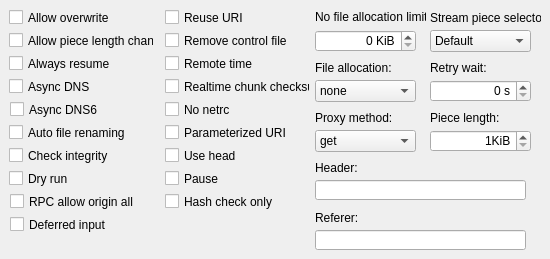
   <widget class="QWidget" name="tab_Advanced">
    <attribute name="title">
     <string>Advanced</string>
    </attribute>
    <widget class="QCheckBox" name="checkBox_AllowOverwrite">
     <property name="enabled">
      <bool>true</bool>
     </property>
     <property name="geometry">
      <rect>
       <x>9</x>
       <y>9</y>
       <width>145</width>
       <height>17</height>
      </rect>
     </property>
     <property name="text">
      <string>Allow overwrite</string>
     </property>
    </widget>
    <widget class="QCheckBox" name="checkBox_AllowPieceLengthChange">
     <property name="enabled">
      <bool>true</bool>
     </property>
     <property name="geometry">
      <rect>
       <x>9</x>
       <y>32</y>
       <width>145</width>
       <height>17</height>
      </rect>
     </property>
     <property name="text">
      <string>Allow piece length change</string>
     </property>
    </widget>
    <widget class="QCheckBox" name="checkBox_AlwayResume">
     <property name="enabled">
      <bool>true</bool>
     </property>
     <property name="geometry">
      <rect>
       <x>9</x>
       <y>55</y>
       <width>145</width>
       <height>17</height>
      </rect>
     </property>
     <property name="text">
      <string>Always resume</string>
     </property>
    </widget>
    <widget class="QCheckBox" name="checkBox_AsyncDns">
     <property name="enabled">
      <bool>true</bool>
     </property>
     <property name="geometry">
      <rect>
       <x>9</x>
       <y>78</y>
       <width>145</width>
       <height>17</height>
      </rect>
     </property>
     <property name="text">
      <string>Async DNS</string>
     </property>
    </widget>
    <widget class="QCheckBox" name="checkBox_AutoFileRenaming">
     <property name="enabled">
      <bool>true</bool>
     </property>
     <property name="geometry">
      <rect>
       <x>9</x>
       <y>124</y>
       <width>145</width>
       <height>17</height>
      </rect>
     </property>
     <property name="text">
      <string>Auto file renaming</string>
     </property>
    </widget>
    <widget class="QCheckBox" name="checkBox_DryRun">
     <property name="enabled">
      <bool>true</bool>
     </property>
     <property name="geometry">
      <rect>
       <x>9</x>
       <y>170</y>
       <width>145</width>
       <height>17</height>
      </rect>
     </property>
     <property name="text">
      <string>Dry run</string>
     </property>
    </widget>
    <widget class="QCheckBox" name="checkBox_CheckIntegrity">
     <property name="enabled">
      <bool>true</bool>
     </property>
     <property name="geometry">
      <rect>
       <x>9</x>
       <y>147</y>
       <width>145</width>
       <height>17</height>
      </rect>
     </property>
     <property name="text">
      <string>Check integrity</string>
     </property>
    </widget>
    <widget class="QComboBox" name="comboBox_FileAllocation">
     <property name="enabled">
      <bool>true</bool>
     </property>
     <property name="geometry">
      <rect>
       <x>315</x>
       <y>80</y>
       <width>101</width>
       <height>22</height>
      </rect>
     </property>
     <item>
      <property name="text">
       <string>none</string>
      </property>
     </item>
     <item>
      <property name="text">
       <string notr="true">prealloc</string>
      </property>
     </item>
     <item>
      <property name="text">
       <string notr="true">falloc</string>
      </property>
     </item>
    </widget>
    <widget class="QLabel" name="label_33">
     <property name="geometry">
      <rect>
       <x>315</x>
       <y>60</y>
       <width>111</width>
       <height>16</height>
      </rect>
     </property>
     <property name="text">
      <string>File allocation:</string>
     </property>
     <property name="buddy">
      <cstring>comboBox_FileAllocation</cstring>
     </property>
    </widget>
    <widget class="QLabel" name="label_39">
     <property name="geometry">
      <rect>
       <x>315</x>
       <y>9</y>
       <width>111</width>
       <height>16</height>
      </rect>
     </property>
     <property name="text">
      <string>No file allocation limit:</string>
     </property>
     <property name="buddy">
      <cstring>spinBox_NoFileAllocationLimit</cstring>
     </property>
    </widget>
    <widget class="QSpinBox" name="spinBox_NoFileAllocationLimit">
     <property name="enabled">
      <bool>true</bool>
     </property>
     <property name="geometry">
      <rect>
       <x>315</x>
       <y>30</y>
       <width>101</width>
       <height>22</height>
      </rect>
     </property>
     <property name="alignment">
      <set>Qt::AlignRight|Qt::AlignTrailing|Qt::AlignVCenter</set>
     </property>
     <property name="suffix">
      <string notr="true"> KiB</string>
     </property>
     <property name="maximum">
      <number>65536</number>
     </property>
    </widget>
    <widget class="QCheckBox" name="checkBox_NoNetrc">
     <property name="enabled">
      <bool>true</bool>
     </property>
     <property name="geometry">
      <rect>
       <x>165</x>
       <y>101</y>
       <width>145</width>
       <height>17</height>
      </rect>
     </property>
     <property name="text">
      <string>No netrc</string>
     </property>
    </widget>
    <widget class="QCheckBox" name="checkBox_ParameterizedURI">
     <property name="enabled">
      <bool>true</bool>
     </property>
     <property name="geometry">
      <rect>
       <x>165</x>
       <y>124</y>
       <width>145</width>
       <height>17</height>
      </rect>
     </property>
     <property name="text">
      <string>Parameterized URI</string>
     </property>
    </widget>
    <widget class="QLabel" name="label_41">
     <property name="geometry">
      <rect>
       <x>315</x>
       <y>110</y>
       <width>111</width>
       <height>16</height>
      </rect>
     </property>
     <property name="text">
      <string>Proxy method:</string>
     </property>
     <property name="buddy">
      <cstring>comboBox_ProxyMethod</cstring>
     </property>
    </widget>
    <widget class="QComboBox" name="comboBox_ProxyMethod">
     <property name="enabled">
      <bool>true</bool>
     </property>
     <property name="geometry">
      <rect>
       <x>315</x>
       <y>130</y>
       <width>101</width>
       <height>22</height>
      </rect>
     </property>
     <item>
      <property name="text">
       <string notr="true">get</string>
      </property>
     </item>
     <item>
      <property name="text">
       <string notr="true">tunnel</string>
      </property>
     </item>
    </widget>
    <widget class="QCheckBox" name="checkBox_RealtimeChunkChecksum">
     <property name="enabled">
      <bool>true</bool>
     </property>
     <property name="geometry">
      <rect>
       <x>165</x>
       <y>78</y>
       <width>145</width>
       <height>17</height>
      </rect>
     </property>
     <property name="text">
      <string>Realtime chunk checksum</string>
     </property>
    </widget>
    <widget class="QCheckBox" name="checkBox_RemoteTime">
     <property name="enabled">
      <bool>true</bool>
     </property>
     <property name="geometry">
      <rect>
       <x>165</x>
       <y>55</y>
       <width>145</width>
       <height>17</height>
      </rect>
     </property>
     <property name="text">
      <string>Remote time</string>
     </property>
    </widget>
    <widget class="QCheckBox" name="checkBox_RemoveControlFile">
     <property name="enabled">
      <bool>true</bool>
     </property>
     <property name="geometry">
      <rect>
       <x>165</x>
       <y>32</y>
       <width>145</width>
       <height>17</height>
      </rect>
     </property>
     <property name="text">
      <string>Remove control file</string>
     </property>
    </widget>
    <widget class="QCheckBox" name="checkBox_ReuseURI">
     <property name="enabled">
      <bool>true</bool>
     </property>
     <property name="geometry">
      <rect>
       <x>165</x>
       <y>9</y>
       <width>145</width>
       <height>17</height>
      </rect>
     </property>
     <property name="text">
      <string>Reuse URI</string>
     </property>
    </widget>
    <widget class="QCheckBox" name="checkBox_UseHead">
     <property name="enabled">
      <bool>true</bool>
     </property>
     <property name="geometry">
      <rect>
       <x>165</x>
       <y>147</y>
       <width>145</width>
       <height>17</height>
      </rect>
     </property>
     <property name="text">
      <string>Use head</string>
     </property>
    </widget>
    <widget class="QLabel" name="label_26">
     <property name="geometry">
      <rect>
       <x>315</x>
       <y>210</y>
       <width>211</width>
       <height>16</height>
      </rect>
     </property>
     <property name="text">
      <string>Referer:</string>
     </property>
     <property name="buddy">
      <cstring>lineEdit_Referer</cstring>
     </property>
    </widget>
    <widget class="QLineEdit" name="lineEdit_Referer">
     <property name="geometry">
      <rect>
       <x>315</x>
       <y>230</y>
       <width>211</width>
       <height>20</height>
      </rect>
     </property>
    </widget>
    <widget class="QLabel" name="label_29">
     <property name="geometry">
      <rect>
       <x>315</x>
       <y>160</y>
       <width>211</width>
       <height>16</height>
      </rect>
     </property>
     <property name="text">
      <string>Header:</string>
     </property>
     <property name="buddy">
      <cstring>lineEdit_Header</cstring>
     </property>
    </widget>
    <widget class="QLineEdit" name="lineEdit_Header">
     <property name="geometry">
      <rect>
       <x>315</x>
       <y>180</y>
       <width>211</width>
       <height>20</height>
      </rect>
     </property>
    </widget>
    <widget class="QCheckBox" name="checkBox_AsyncDns6">
     <property name="enabled">
      <bool>true</bool>
     </property>
     <property name="geometry">
      <rect>
       <x>10</x>
       <y>101</y>
       <width>145</width>
       <height>17</height>
      </rect>
     </property>
     <property name="text">
      <string>Async DNS6</string>
     </property>
    </widget>
    <widget class="QLabel" name="label_40">
     <property name="geometry">
      <rect>
       <x>430</x>
       <y>60</y>
       <width>111</width>
       <height>16</height>
      </rect>
     </property>
     <property name="text">
      <string>Retry wait:</string>
     </property>
     <property name="buddy">
      <cstring>spinBox_NoFileAllocationLimit</cstring>
     </property>
    </widget>
    <widget class="QSpinBox" name="spinBox_RetryWait">
     <property name="enabled">
      <bool>true</bool>
     </property>
     <property name="geometry">
      <rect>
       <x>430</x>
       <y>80</y>
       <width>101</width>
       <height>22</height>
      </rect>
     </property>
     <property name="alignment">
      <set>Qt::AlignRight|Qt::AlignTrailing|Qt::AlignVCenter</set>
     </property>
     <property name="suffix">
      <string notr="true"> s</string>
     </property>
     <property name="maximum">
      <number>65536</number>
     </property>
    </widget>
    <widget class="QCheckBox" name="checkBox_Pause">
     <property name="enabled">
      <bool>true</bool>
     </property>
     <property name="geometry">
      <rect>
       <x>165</x>
       <y>170</y>
       <width>145</width>
       <height>17</height>
      </rect>
     </property>
     <property name="text">
      <string>Pause</string>
     </property>
    </widget>
    <widget class="QLabel" name="label_48">
     <property name="geometry">
      <rect>
       <x>430</x>
       <y>10</y>
       <width>111</width>
       <height>16</height>
      </rect>
     </property>
     <property name="text">
      <string>Stream piece selector:</string>
     </property>
     <property name="buddy">
      <cstring>spinBox_NoFileAllocationLimit</cstring>
     </property>
    </widget>
    <widget class="QComboBox" name="comboBox_StreamPieceSelector">
     <property name="enabled">
      <bool>true</bool>
     </property>
     <property name="geometry">
      <rect>
       <x>430</x>
       <y>30</y>
       <width>101</width>
       <height>22</height>
      </rect>
     </property>
     <item>
      <property name="text">
       <string>Default</string>
      </property>
     </item>
     <item>
      <property name="text">
       <string notr="true">InOrder</string>
      </property>
     </item>
    </widget>
    <widget class="QCheckBox" name="checkBox_HashCheckOnly">
     <property name="enabled">
      <bool>true</bool>
     </property>
     <property name="geometry">
      <rect>
       <x>165</x>
       <y>193</y>
       <width>145</width>
       <height>17</height>
      </rect>
     </property>
     <property name="text">
      <string>Hash check only</string>
     </property>
    </widget>
    <widget class="QLabel" name="label_50">
     <property name="geometry">
      <rect>
       <x>430</x>
       <y>110</y>
       <width>111</width>
       <height>16</height>
      </rect>
     </property>
     <property name="text">
      <string>Piece length:</string>
     </property>
     <property name="buddy">
      <cstring>spinBox_NoFileAllocationLimit</cstring>
     </property>
    </widget>
    <widget class="QSpinBox" name="spinBox_PieceLength">
     <property name="enabled">
      <bool>true</bool>
     </property>
     <property name="geometry">
      <rect>
       <x>430</x>
       <y>130</y>
       <width>101</width>
       <height>22</height>
      </rect>
     </property>
     <property name="alignment">
      <set>Qt::AlignRight|Qt::AlignTrailing|Qt::AlignVCenter</set>
     </property>
     <property name="suffix">
      <string notr="true">KiB</string>
     </property>
     <property name="minimum">
      <number>1</number>
     </property>
     <property name="maximum">
      <number>65536</number>
     </property>
    </widget>
    <widget class="QCheckBox" name="checkBox_RpcAllowOriginAll">
     <property name="enabled">
      <bool>true</bool>
     </property>
     <property name="geometry">
      <rect>
       <x>10</x>
       <y>193</y>
       <width>145</width>
       <height>17</height>
      </rect>
     </property>
     <property name="text">
      <string>RPC allow origin all</string>
     </property>
    </widget>
    <widget class="QCheckBox" name="checkBox_DeferredInput">
     <property name="enabled">
      <bool>true</bool>
     </property>
     <property name="geometry">
      <rect>
       <x>10</x>
       <y>216</y>
       <width>145</width>
       <height>17</height>
      </rect>
     </property>
     <property name="text">
      <string>Deferred input</string>
     </property>
    </widget>
   </widget>
